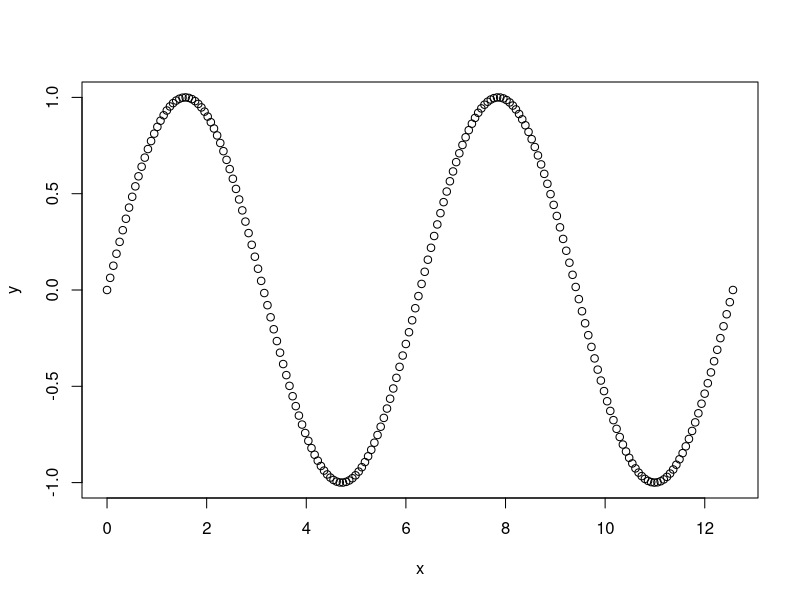

Reproduce this figure in R. (Note: this script raises an error after producing the figure.)
# Module 2
# Numbers
a <- 3
str(a)
2^4
abs(-3.2)
round(3.4)
round(5.26896, digits=2)
floor(5.5)
ceiling(5.5)
sqrt(4)
sin(pi/2)
factorial(4)
3/0
Inf/Inf

# Text
a <- 'today we are learing R, awesome'
strsplit(a," ")
strsplit(a,",")
a <- "abc@dec.com"
b <- strsplit(a,"@")
a <- "abc"
b <- "dec.com"
paste(a,b,sep="@")

# Vector
# Method 1: Colon Operator
a <- 0:10
a <- 10:-4
a
class(a)
str(a)

# Method 2: Concat Operator 
a <- c(3,8,9:12,'red')
a

# Method 3: Seq Operator
a <- seq(10)
a <- seq(from=1,to=10,by=2)
a <- seq(1,20,length.out=100)
a

x <- seq(0,4*pi,length.out=200)
y <- sin(x)
plot(x,y)

# Method 4: Rep Operator

rep(3,10)
rep(1:3,5)
rep(c('red','green','blue'),times=2)
rep(c('red','green','blue'),length.out=2)
rep(c('red','green','blue'),each=2)

# Access elements in vector
a <- 1:10
a[5]
a[5:8]
a[5:3]
a[-2]
a
a[-1:-4]
a[ c(5, 6, 7, 8) ]

# a <- c(4,5,7,3,2)
# b <- rep(a,10)
# b
# seq(1,length(b),3)
# b[seq(1,length(b),3)]


a <- c(4,5,-1,-6,4,2,9,-3)
a>0
sum(a[a>0])

# Find the sum of values above 4
sum(a[a>4])

# Find the sum excluding 4 and -3
sum(a[a!=4 & a!=-3])

# Dropping NA values
a<-c(1:5,rep(NA,3),6:10)
a
a[!is.na(a)]

# Statistical Functions for Vector
a = c(4,5,-1,-6,4,2,9,-3)
mean(a)
median(a)
sum(a)
prod(a)
min(a)
max(a)
cummin(a)
cummax(a)
cumsum(a)
cumprod(a)
diff(a)
sort(a, decreasing=TRUE)

# Ex: Logical Indexing
a <-c(seq(1,10,3),rep(NA,3),seq(10,2,-2))
a
a <- a[!is.na(a)]
a
sum(a[a>5])

# Vector Arithmetic
a <- c(1,2,3)
b <- c(3,2,1)
a+b
a-b
a*b
a/b

# Matrix
matrix(1:12,ncol=4)
matrix(1:12, ncol=4,byrow=TRUE)
matrix(1:12,nrow=4)
matrix(1:12, nrow=4,byrow=TRUE)
matrix(c(3, 9, -1, 4, 2, 6), nrow=2)


a <-c(1,1,1,1)
b <-c(2,2,2,2)
rbind(a,b)
cbind(a,b)

a <- matrix(1:12,ncol=4)
a
a[1,3]
a[2,]
a[,3]
a[1:2,3:4]
a[1:2,c(2,4)]

# Ex: Access Matrix Elements
a <- matrix(1:20,ncol=4)
a[c(3,5),c(2,4)]


# Array
a <- array(1:100,dim=c(2,2,3,3))
a
c <- array(rep(c(3,4,5),4),dim=c(2,2,3))
c

# Data Frame
df <- data.frame(
  gender = c("Male", "Male","Female"), 
  height = c(152, 171.5, 165), 
  weight = c(81,93, 78),
  age =c(42,38,26),
  row.names=c('Ally','Belinda','Alfred')
)
df
rownames(df)
colnames(df)
nrow(df)
col(df)

# Accessing values in data frame

# $ operator
df$gender

# [[ ]] operator
df[["gender"]]
df[[1]]

# [ ] operator
df[c("gender","height")]
df[2,]
df[2,2]
df[2,"height"]

# Subset
b <- subset(df,select=c("gender","height"))
b

# Ex: Data Frame
data(mtcars)
cars <- mtcars
cars
cars_subset <- subset(cars,select=c("mpg","am","wt"))
cars_subset

# Tail and Head
df = data.frame(a=1:10,b=11:20,c=21:30)
tail(df)
tail(df,n=3)
tail(df,3)
head(df)
head(df,n=3)
head(df,3)

# Ex: Tail and Head
head(cars)
tail(cars, 10)

# Filter Data Frame
df[df$a=="8",]

# Ex: Filter
cars[cars$mpg>15 & cars$am==1, ]

# Filter Data using subset
subset(df, select = c(a, b))
subset(df, subset = a > 3, select = c(a, b))

# Ex: Subset
subset(cars, subset = am == 1, select = c('am', 'mpg'))

# Summary
summary(df)

# Ex: Summary
summary(subset(cars, select = c('am', 'mpg')))


# Add Column to Data Frame
df <- data.frame(
  gender = c("Male", "Male","Female"), 
  height = c(152, 171.5, 165), 
  weight = c(81,93, 78),
  age =c(42,38,26),
  row.names=c('Ally','Belinda','Alfred')
)
df$name =c('Ally','Belinda','Jane')

df2 <- data.frame(
  gender = c("Female", "Male","Female"), 
  height = c(155, 171.5, 155), 
  weight = c(71,93, 68),
  age =c(42,38,26),
  row.names =c('SC','Alfred','TC')
)

df3 <- rbind(df,df2)

# List
a<-list(1:10, 11:20,3.14159,"Hello" )

# a <-data.frame(
#   name = c('Ally','Belinda','Jane'),
#   height = c(165,155,160),
#   age = c(42,38,26),
#   row.names = c('P1','P2','P3')
# )
# d <- list(1:10,a,c(3,5,5),matrix(1:20,ncol=4))

# Factor
a<-c("red","red","green","blue")
factor(a)



